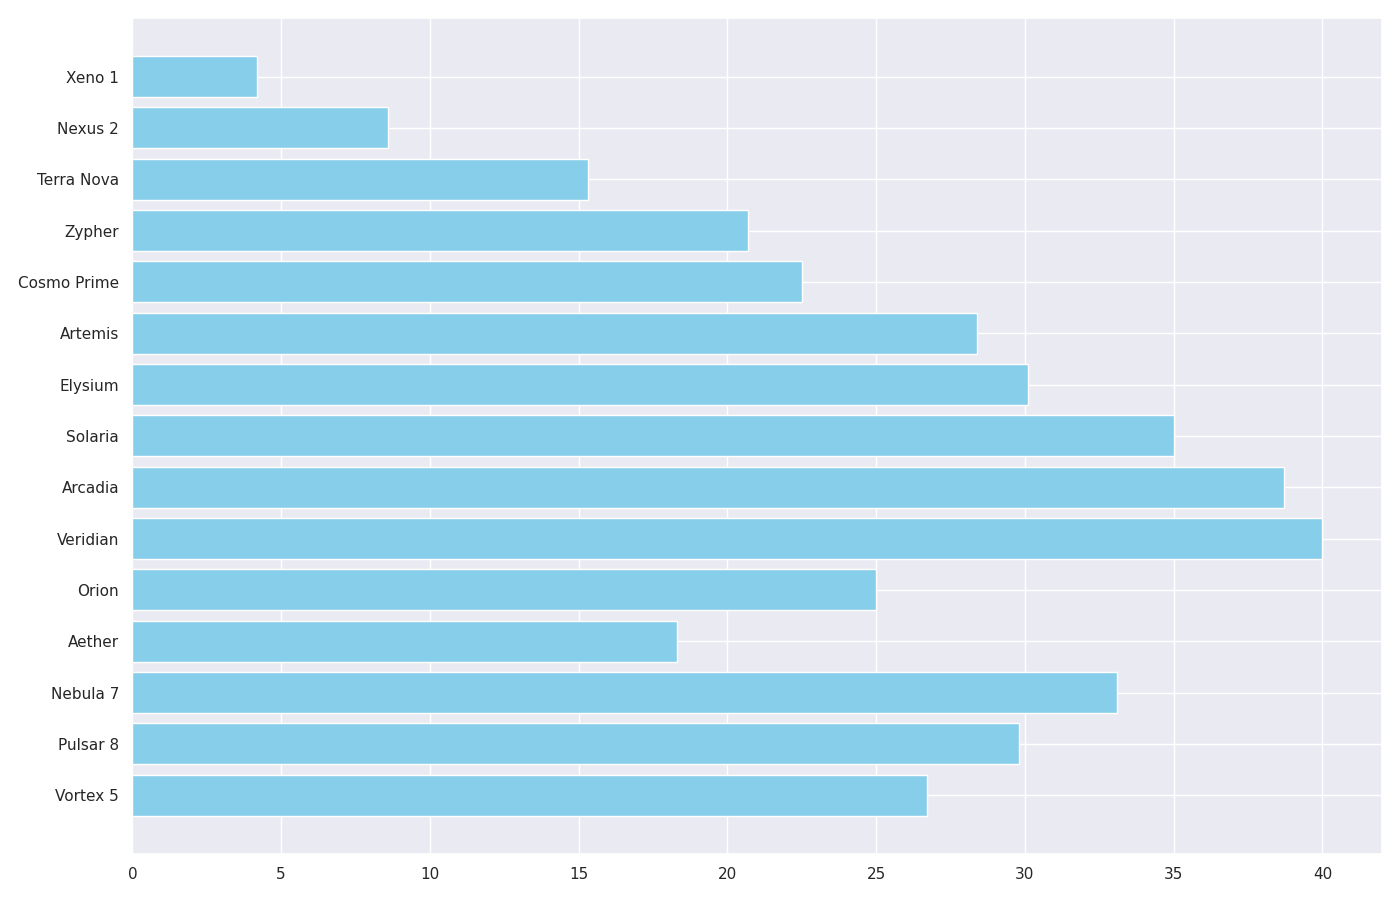

Write Python code to recreate this figure.
import matplotlib.pyplot as plt
import numpy as np

exoplanets = [
    'Xeno 1', 'Nexus 2', 'Terra Nova', 'Zypher', 'Cosmo Prime',
    'Artemis', 'Elysium', 'Solaria', 'Arcadia', 'Veridian',
    'Orion', 'Aether', 'Nebula 7', 'Pulsar 8', 'Vortex 5'
]

distances = np.array([
    4.2, 8.6, 15.3, 20.7, 22.5, 28.4, 30.1, 35.0, 38.7, 40.0,
    25.0, 18.3, 33.1, 29.8, 26.7
])

fig, ax = plt.subplots(figsize=(14, 9))
y_pos = np.arange(len(exoplanets))

ax.barh(y_pos, distances, color='skyblue')
ax.set_yticks(y_pos)
ax.set_yticklabels(exoplanets)
ax.invert_yaxis()

plt.tight_layout()
plt.show()
